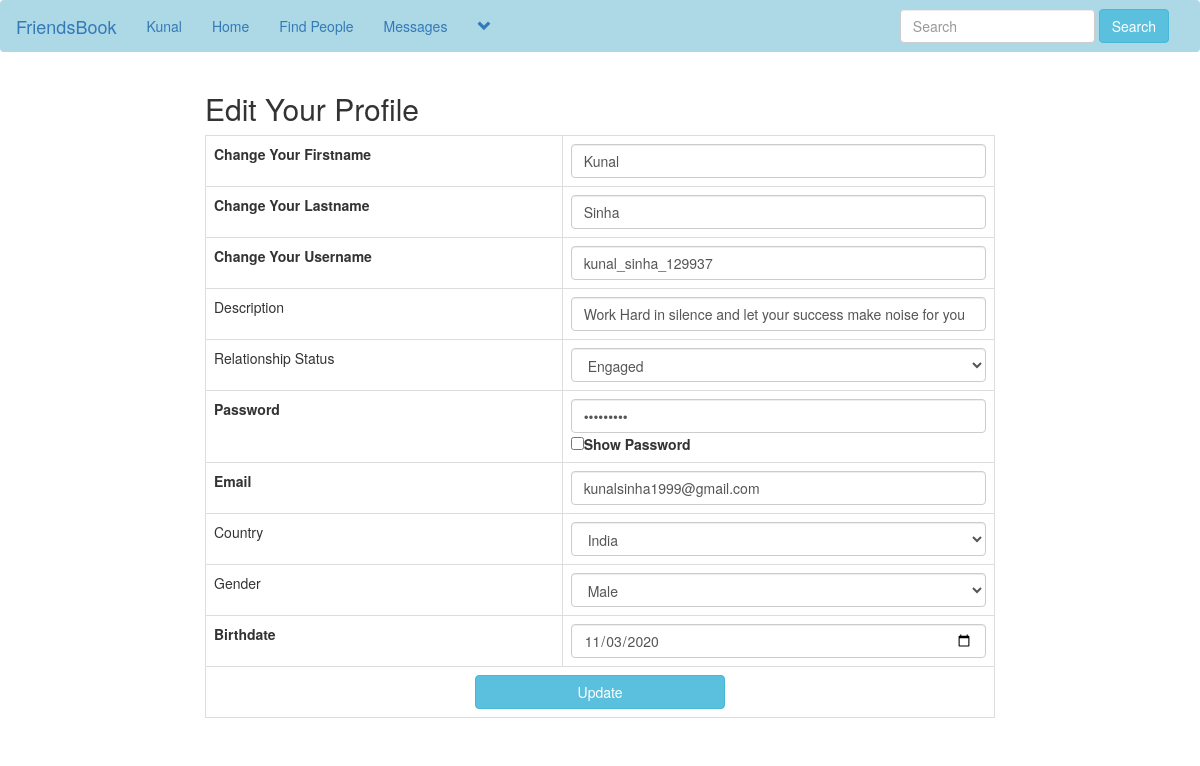
The page /edit_profile.php (signed in) on the database its author committed.
### tables this page shows
CREATE TABLE `users` (
  `user_id` int(11) NOT NULL,
  `f_name` text NOT NULL,
  `l_name` text NOT NULL,
  `user_name` text NOT NULL,
  `describe_user` varchar(255) NOT NULL,
  `Relationship` text NOT NULL,
  `user_pass` varchar(255) NOT NULL,
  `user_email` varchar(255) NOT NULL,
  `user_country` text NOT NULL,
  `user_gender` text NOT NULL,
  `user_birthday` text NOT NULL,
  `user_image` varchar(255) NOT NULL,
  `user_cover` varchar(255) NOT NULL,
  `user_reg_date` timestamp NOT NULL DEFAULT CURRENT_TIMESTAMP,
  `status` text NOT NULL,
  `posts` text NOT NULL,
  `recovery_account` varchar(255) NOT NULL
);

### edit_profile.php (the view, shortened to what this page needs)
<!DOCTYPE html>
<?php
include("includes/header.php");
?>
<html>
<head>
	<link rel="stylesheet" href="https://maxcdn.bootstrapcdn.com/bootstrap/3.3.7/css/bootstrap.min.css">
	<link rel="stylesheet" type="text/css" href="style/home_style2.css">
</head>
<body>
<div class="row">
   <div class='col-sm-2'>
   </div>
   <div class="col-sm-8">
      <form action="" method="post" enctype="multipart/form-data">
      <table class="table table-bordered table-hover">
         <tr align="center">
             <tf colspan="6" class="active"><h2>Edit Your Profile</h2></td>
         </tr>
         <tr>
         <td style="font-weight:bold;">Change Your Firstname</td>
         <td>
         <input class="form-control" type="text" name="f_name" required value="<?php echo $first_name; ?>">
         </td>
         </tr>
         <tr>
         <td style="font-weight:bold;">Change Your Lastname</td>
         <td>
         <input class="form-control" type="text" name="l_name" required value="<?php echo $last_name; ?>">
         </td>
         </tr>
         <tr>
         <td style="font-weight:bold;">Change Your Username</td>
         <td>
         <input class="form-control" type="text" name="u_name" required value="<?php echo $user_name; ?>">
         </td>
         </tr>
         <tr>
         <td style="font-weight:hold;">Description</td>
         <td>
         <input class="form-control" type="text" name="describe_user" required value="<?php echo $describe_user; ?>">
         </td>
         </tr>
         <tr>
         <td style="font-weight:hold;">Relationship Status</td>
         <td>
           <select class="form-control" name="Relationship">
            <option><?php echo $Relationship_status; ?></option>
           </select>
         </td>
         </tr>
         <tr>
         <td style="font-weight:bold;">Password</td>
         <td>
         <input id="mypass" class="form-control" type="password" name="u_pass" required value="<?php echo $user_pass; ?>">
         <input type="checkbox" onclick="show_password()"><strong>Show Password</strong>
         </td>
         </tr>
         <tr>
         <td style="font-weight:bold;">Email</td>
         <td>
         <input class="form-control" type="email" name="u_email" required value="<?php echo $user_email; ?>">
         </td>
         </tr>
         <td style="font-weight:hold;">Country</td>
         <td>
           <select class="form-control" name="u_country">
            <option><?php echo $user_country; ?></option>
           </select>
         </td>
         <td style="font-weight:hold;">Gender</td>
         <td>
           <select class="form-control" name="u_gender">
            <option><?php echo $user_gender; ?></option>
           </select>
         </td>
         <tr>
         <td style="font-weight:bold;">Birthdate</td>
         <td>
         <input class="form-control input-md" type="date" name="u_birthday" required value="<?php echo $user_birthday; ?>">
         </td>
         </tr>
         <tr align="center">
          <td colspan="6">
              <input type="submit"class="btn btn-info" name="update" style="width:250px;" value="Update">
          </td>
         </tr>
      </table>
     </form>
   </div>
   <div class="col-sm-2">
   </div>
</div>
</body>
</html>

### includes/header.php (shortened to what this page needs)
<?php
include("functions/functions.php");
?>
<nav class="navbar navbar-light" style="color:white; background-color : lightblue; ">
	<div class="container-fluid">
		<div class="navbar-header">
			<a class="navbar-brand" href="home.php">FriendsBook</a>
		</div>
		<div class="collapse navbar-collapse" id="bs-example-navbar-collapse-1">
	      <ul class="nav navbar-nav">
	      	<?php
			$user = $_SESSION['user_email'];
			$get_user = "select * from users where user_email='$user'";
			$run_user = mysqli_query($con,$get_user);
			$row=mysqli_fetch_array($run_user);
			$user_id = $row['user_id'];
			$user_name = $row['user_name'];
			$first_name = $row['f_name'];
			$last_name = $row['l_name'];
			$describe_user = $row['describe_user'];
			$Relationship_status = $row['Relationship'];
			$user_pass = $row['user_pass'];
			$user_email = $row['user_email'];
			$user_country = $row['user_country'];
			$user_gender = $row['user_gender'];
			$user_birthday = $row['user_birthday'];
			$user_posts = "select * from posts where user_id='$user_id'";
			$run_posts = mysqli_query($con,$user_posts);
			$posts = mysqli_num_rows($run_posts);
			?>
	        <li><a href='profile.php?<?php echo "u_id=$user_id" ?>'><?php echo "$first_name"; ?></a></li>
	       	<li><a href="home.php">Home</a></li>
			<li><a href="members.php">Find People</a></li>
			<li><a href="messages.php?u_id=new">Messages</a></li>
					<?php
						echo"
						<li class='dropdown'>
							<a href='#' class='dropdown-toggle' data-toggle='dropdown' role='button' aria-haspopup='true' aria-expanded='false'><span><i class='glyphicon glyphicon-chevron-down'></i></span></a>
							<ul class='dropdown-menu'>
								<li>
									<a href='my_post.php?u_id=$user_id'>My Posts <span class='badge badge-secondary'>$posts</span></a>
								</li>
								<li>
									<a href='edit_profile.php?u_id=$user_id'>Edit Account</a>
								</li>
								<li role='separator' class='divider'></li>
								<li>
									<a href='logout.php'>Logout</a>
								</li>
							</ul>
						</li>
						";
					?>
			</ul>
			<ul class="nav navbar-nav navbar-right">
				<li class="dropdown">
					<form class="navbar-form navbar-left" method="get" action="results.php">
						<div class="form-group">
							<input type="text" class="form-control" name="user_query" placeholder="Search">
						</div>
						<button type="submit" class="btn btn-info" name="search">Search</button>
					</form>
				</li>
			</ul>
		</div>
	</div>
</nav>

### style/home_style2.css (style rules this page uses)
body { overflow-x: hidden; }

### rows shown on the page
users: f_name "Kunal", l_name "Sinha", u_name "kunal_sinha_129937", describe_user "Work Hard in silence and let your success make noise for you", Relationship "Engaged", u_email "kunalsinha1999@gmail.com", u_country "India", u_gender "Male", u_birthday "11/03/2020"
